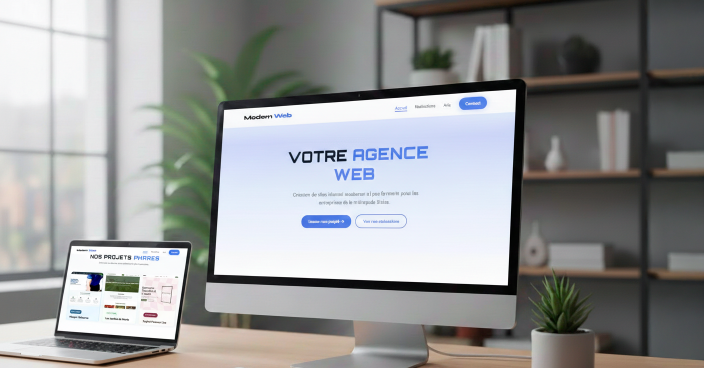
#> input picture images/Gemini_Generated_Image_1kfqps1kfqps1kfq.png, 1408 x 736 px (shown at 1/2 size); its folder holds 4 pictures in this run
$ python optimize_images.py
#> lines starting #> are read from the running program, lines starting #| are printed output that depends on the picture
"""
File: python/optimize_images.py
Description: Script utilitaire pour scanner un dossier, redimensionner les images trop grandes
et les convertir au format WebP pour optimiser les performances web.
Path: /python/optimize_images.py
Dependencies: Pillow (PIL)
Author: ModernWeb
Last Updated: 2026-01-20
"""

import os
from PIL import Image

def optimize_image(input_path, output_path, max_width=None):
    """
    Optimise une image : redimensionnement et conversion WebP.

    Args:
        input_path (str): Chemin du fichier source.
        output_path (str): Chemin du fichier de destination.
        max_width (int, optional): Largeur maximale en pixels. Redimensionne si l'image est plus large.
    """
#> called with max_width = 1024
    try:
        with Image.open(input_path) as img:
            # Redimensionner si la largeur dépasse max_width
#> img is the input picture: PIL image 1408x736 RGBA; mean R, G, B, A 147.6, 148.9, 149, 255
            if max_width and img.width > max_width:
                ratio = max_width / img.width
#> ratio = 0.727
                new_height = int(img.height * ratio)
#> new_height = 535
                # Utilisation du filtre LANCZOS pour un redimensionnement de haute qualité
                img = img.resize((max_width, new_height), Image.Resampling.LANCZOS)
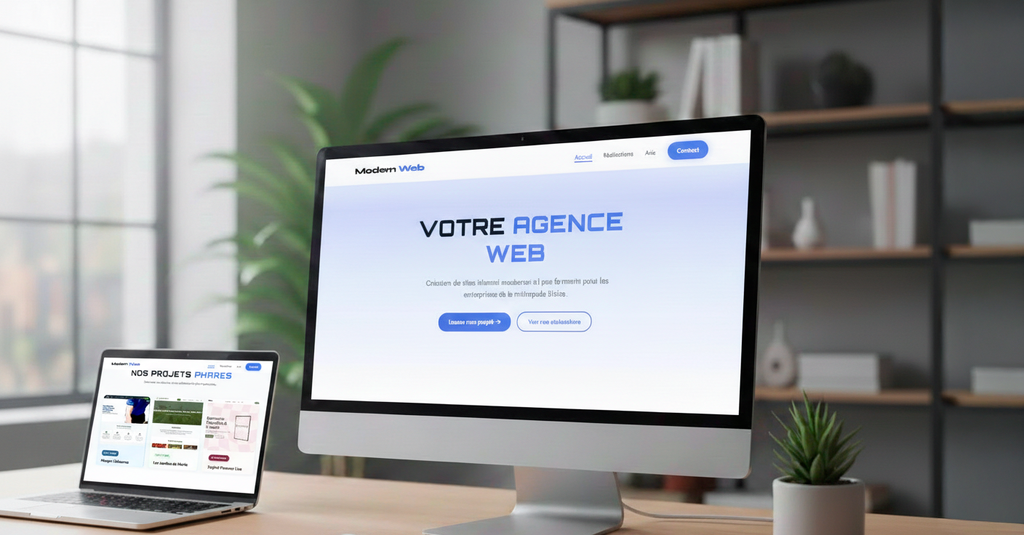
#> img: PIL image 1024x535 RGBA; mean R, G, B, A 147.6, 148.9, 149, 255
                print(f"Resized {input_path} to {max_width}x{new_height}")
#| Resized ../images/Gemini_Generated_Image_1kfqps1kfqps1kfq.png to 1024x535

            # Sauvegarder en WebP avec une qualité de 85%
            img.save(output_path, 'WEBP', quality=85)
            print(f"Saved optimized image to {output_path}")
    except Exception as e:
        print(f"Error processing {input_path}: {e}")

def main():
    """
    Fonction principale : scanne le dossier ../images et traite les fichiers compatibles.
    """
    images_dir = '../images'
    supported_extensions = ('.png', '.jpg', '.jpeg', '.webp')

    if not os.path.exists(images_dir):
        print(f"Directory not found: {images_dir}")
        return

    print(f"Scanning {images_dir} for images...")

    for filename in os.listdir(images_dir):
        if filename.lower().endswith(supported_extensions):
            input_path = os.path.join(images_dir, filename)
            file_root, _ = os.path.splitext(filename)
            output_path = os.path.join(images_dir, f"{file_root}.webp")

            # Note : Actuellement, on écrase/régénère systématiquement pour garantir l'application des réglages.
            # On pourrait ajouter une vérification de la date de modification pour ignorer les fichiers déjà à jour.

            print(f"Processing {filename}...")
            optimize_image(input_path, output_path, max_width=1024)

if __name__ == "__main__":
    main()
